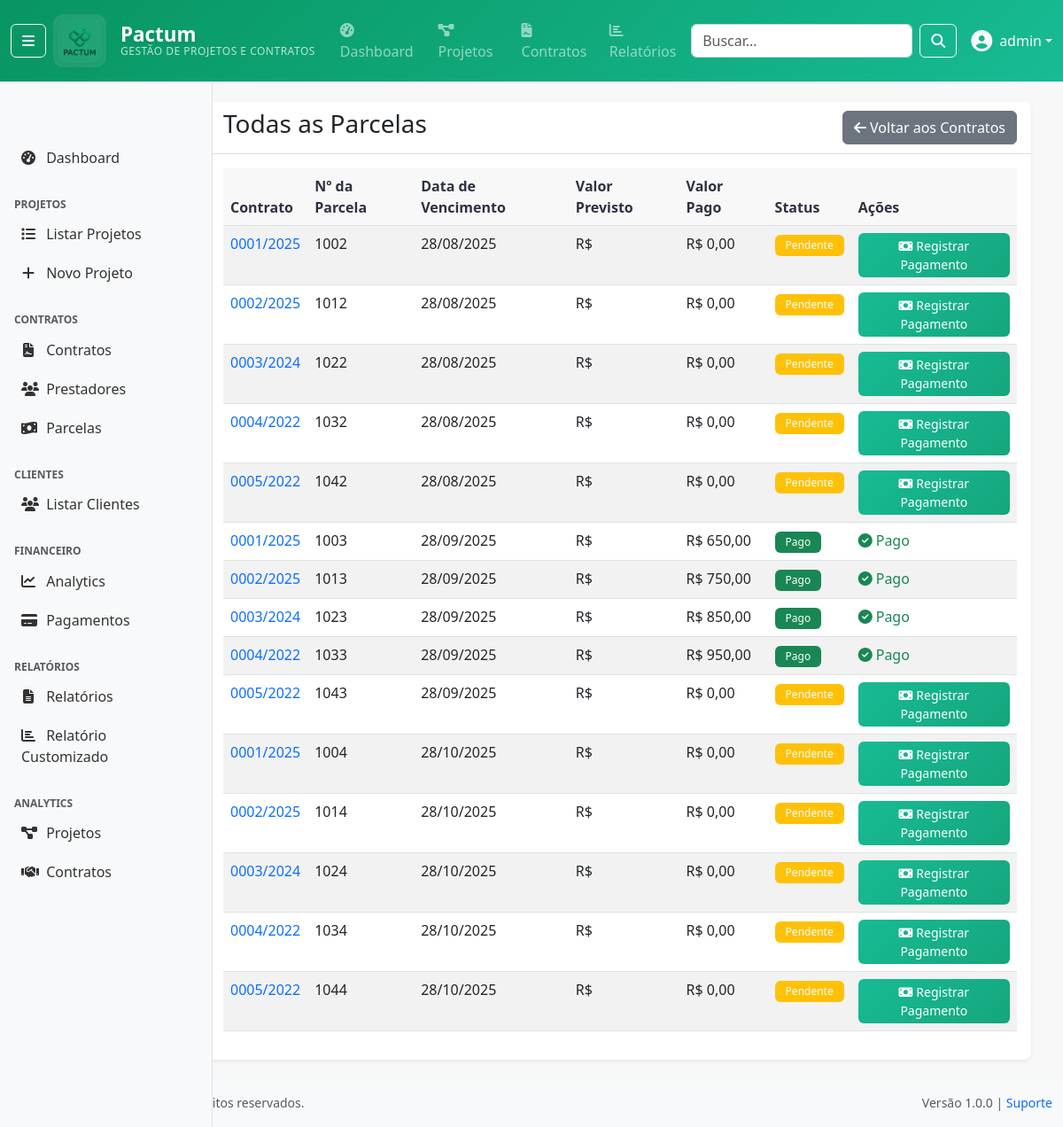
Before: /contratos/parcelas/all/ (signed in) with the older database file.
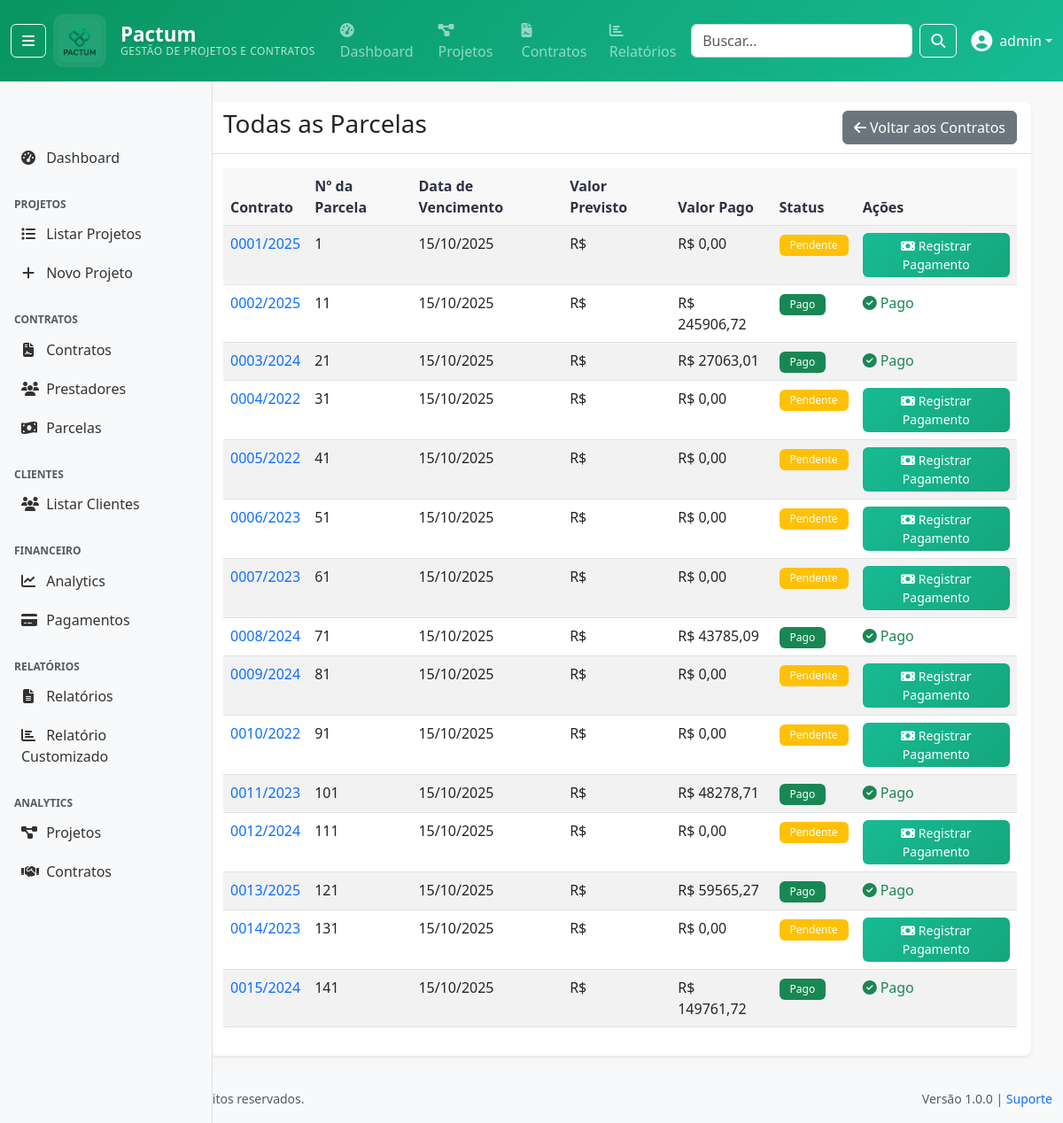
After: the same page with the newer database file.
### apps/contratos/models/item_contrato.py (models this page shows, shortened)
class ItemContrato(models.Model):
    from apps.projetos.models.ordem import Ordem
    from apps.contratos.models.contrato import Contrato
    SITUACAO_CHOICES = [
        ('1', 'Lançado'),
        ('2', 'Cancelado'),
        ('3', 'Liquidado'),
    ]
    num_contrato = models.ForeignKey(
        'contratos.Contrato',  # Use string reference
        on_delete=models.CASCADE,
        db_column='numContrato',
        related_name='itens'  # Mudei de 'itens_contrato' para 'itens'
    )
    cod_lancamento = models.IntegerField(
        verbose_name='Código do Lançamento'
    )
    data_lancamento = models.DateField(
        verbose_name='Data de Lançamento'
    )
    num_parcela = models.IntegerField(
        verbose_name='Número da Parcela'
    )
    valor_parcela = models.DecimalField(
        max_digits=14,
        decimal_places=2,
        verbose_name='Valor da Parcela'
    )
    data_vencimento = models.DateField(
        verbose_name='Data de Vencimento'
    )
    valor_pago = models.DecimalField(
        max_digits=14,
        decimal_places=2,
        default=0,
        verbose_name='Valor Pago'
    )
    data_pagamento = models.DateField(
        null=True,
        blank=True,
        verbose_name='Data de Pagamento'
    )
    situacao = models.CharField(
        max_length=20,
        choices=SITUACAO_CHOICES,
        verbose_name='Situação'
    )
    class Meta:
        db_table = 'itens_contrato'
        verbose_name = 'Item do Contrato'
        verbose_name_plural = 'Itens do Contrato'
        unique_together = [['num_contrato', 'cod_lancamento']]

### apps/contratos/models/contrato.py (models this page shows, shortened)
class Contrato(models.Model):
    SITUACAO_CHOICES = [
        ('1', 'Aguardando Início'),
        ('2', 'Em andamento'),
        ('3', 'Paralisado'),
        ('4', 'Suspenso'),
        ('5', 'Cancelado'),
        ('6', 'Concluído'),
    ]
    TIPO_PESSOA_CHOICES = [
        (1, 'Pessoa Física'),
        (2, 'Pessoa Jurídica'),
    ]
    num_contrato = models.CharField(
        max_length=20,
        primary_key=True,
        db_column='numContrato',
        verbose_name='Número do Contrato'
    )
    cod_ordem = models.IntegerField(
        db_column='codOrdem',
        verbose_name='Código da Ordem'
    )
    descricao = models.CharField(
        max_length=500,
        verbose_name='Descrição'
    )
    cpf_cnpj = models.CharField(
        max_length=20,
        db_column='cpfcnpj',
        verbose_name='CPF/CNPJ',
        null=True,
        blank=True
    )
    contratado = models.CharField(
        max_length=200,
        verbose_name='Nome do Contratado',
        null=True,
        blank=True
    )
    tipo_pessoa = models.IntegerField(
        choices=TIPO_PESSOA_CHOICES,
        db_column='tipoPessoa',
        verbose_name='Tipo de Pessoa',
        null=True,
        blank=True
    )
    data_inicio = models.DateField(
        db_column='dataInicio',
        verbose_name='Data de Início',
        null=True,
        blank=True
    )
    data_fim = models.DateField(
        db_column='dataFim',
        verbose_name='Data de Fim',
        null=True,
        blank=True
    )
    valor = models.DecimalField(
        max_digits=14,
        decimal_places=2,
        verbose_name='Valor',
        null=True,
        blank=True
    )
    parcelas = models.IntegerField(
        verbose_name='Número de Parcelas',
        null=True,
        blank=True
    )
    data_parcela_inicial = models.DateField(
        db_column='dataParcelaInicial',
        verbose_name='Data da Parcela Inicial',
        null=True,
        blank=True
    )
    situacao = models.CharField(
        max_length=20,
        choices=SITUACAO_CHOICES,
        verbose_name='Situação',
        null=True,
        blank=True
    )
    class Meta:
        db_table = 'contrato'
        verbose_name = 'Contrato'
        verbose_name_plural = 'Contratos'
    class Meta:
        db_table = 'contrato'
        verbose_name = 'Contrato'
        verbose_name_plural = 'Contratos'

### apps/contratos/views/pagamento_views.py (the view)
# urls.py: path('parcelas/all/', pagamento_views.ParcelaListView.as_view(), name='parcela_list'),
class ParcelaListView(LoginRequiredMixin, ListView):
    model = ItemContrato
    template_name = 'contratos/parcela_list.html'
    context_object_name = 'parcelas'
    paginate_by = 15
    def get_queryset(self):
        return ItemContrato.objects.select_related('num_contrato').all().order_by('data_vencimento')

### apps/accounts/models/user.py (called while the page is built)
    def __str__(self):
        return self.get_full_name() or self.username

    def is_admin(self):
        return self.role == 'admin' or self.is_superuser

    def is_cliente(self):
        return self.role == 'cliente' or self.is_cliente_externo

    def can_manage_projects(self):
        return self.is_admin() or self.has_perm('accounts.can_manage_projects')

    def can_view_financial_data(self):
        return self.role in ['admin', 'financeiro', 'fiscal'] or self.has_perm('accounts.can_view_financial_data')

    def can_manage_contracts(self):
        return self.role in ['admin', 'financeiro'] or self.has_perm('accounts.can_manage_contracts')

    def can_generate_reports(self):
        return not self.is_cliente() or self.has_perm('accounts.can_generate_reports')

### templates/contratos/parcela_list.html
{% extends 'base/base.html' %}
{% block content %}
<div class="container mt-4">
    <div class="card">
        <div class="card-header d-flex justify-content-between align-items-center">
            <h3>Todas as Parcelas</h3>
            <a href="{% url 'contratos:contrato_list' %}" class="btn btn-secondary">
                <i class="fas fa-arrow-left me-1"></i>Voltar aos Contratos
            </a>
        </div>
        <div class="card-body">
            {% if parcelas %}
            <table class="table table-striped">
                <thead>
                    <tr>
                        <th>Contrato</th>
                        <th>Nº da Parcela</th>
                        <th>Data de Vencimento</th>
                        <th>Valor Previsto</th>
                        <th>Valor Pago</th>
                        <th>Status</th>
                        <th>Ações</th>
                    </tr>
                </thead>
                <tbody>
                    {% for parcela in parcelas %}
                    <tr>
                        <td>
                            <a href="{% url 'contratos:contrato_detail' parcela.num_contrato.pk %}" class="text-decoration-none">
                                {{ parcela.num_contrato.num_contrato }}
                            </a>
                        </td>
                        <td>{{ parcela.cod_lancamento }}</td>
                        <td>{{ parcela.data_vencimento|date:"d/m/Y" }}</td>
                        <td>R$ {{ parcela.valor_previsto|floatformat:2 }}</td>
                        <td>R$ {{ parcela.valor_pago|default:"0.00"|floatformat:2 }}</td>
                        <td>
                            <span class="badge bg-{% if parcela.valor_pago %}success{% else %}warning{% endif %}">
                                {% if parcela.valor_pago %}Pago{% else %}Pendente{% endif %}
                            </span>
                        </td>
                        <td>
                            {% if not parcela.valor_pago %}
                            <a href="{% url 'contratos:registrar-pagamento' parcela.pk %}" class="btn btn-success btn-sm">
                                <i class="fas fa-money-bill me-1"></i>Registrar Pagamento
                            </a>
                            {% else %}
                            <span class="text-success">
                                <i class="fas fa-check-circle me-1"></i>Pago
                            </span>
                            {% endif %}
                        </td>
                    </tr>
                    {% endfor %}
                </tbody>
            </table>
            {% else %}
            <div class="text-center py-4">
                <i class="fas fa-receipt fa-3x text-muted mb-3"></i>
                <h5 class="text-muted">Nenhuma parcela encontrada</h5>
                <p class="text-muted">Não há parcelas cadastradas no sistema.</p>
            </div>
            {% endif %}
        </div>
    </div>
</div>
{% endblock %}

Changed rows visible on the page:
no longer on this page (row edited): ItemContrato: num_contrato.num_contrato "0001/2025", cod_lancamento "1002", data_vencimento "28/08/2025", valor_pago "0,00", shows "Pendente", shows "Registrar Pagamento"
no longer on this page (row edited): ItemContrato: num_contrato.num_contrato "0002/2025", cod_lancamento "1012", data_vencimento "28/08/2025", valor_pago "0,00", shows "Pendente", shows "Registrar Pagamento"
no longer on this page (row edited): ItemContrato: num_contrato.num_contrato "0004/2022", cod_lancamento "1032", data_vencimento "28/08/2025", valor_pago "0,00", shows "Pendente", shows "Registrar Pagamento"
no longer on this page (row edited): ItemContrato: num_contrato.num_contrato "0003/2024", cod_lancamento "1023", data_vencimento "28/09/2025", valor_pago "850,00", shows "Pago"
no longer on this page (row edited): ItemContrato: num_contrato.num_contrato "0004/2022", cod_lancamento "1033", data_vencimento "28/09/2025", valor_pago "950,00", shows "Pago"
no longer on this page (row edited): ItemContrato: num_contrato.num_contrato "0005/2022", cod_lancamento "1043", data_vencimento "28/09/2025", valor_pago "0,00", shows "Pendente", shows "Registrar Pagamento"
no longer on this page (row edited): ItemContrato: num_contrato.num_contrato "0001/2025", cod_lancamento "1004", data_vencimento "28/10/2025", valor_pago "0,00", shows "Pendente", shows "Registrar Pagamento"
no longer on this page (row edited): ItemContrato: num_contrato.num_contrato "0002/2025", cod_lancamento "1014", data_vencimento "28/10/2025", valor_pago "0,00", shows "Pendente", shows "Registrar Pagamento"
no longer on this page (row edited): ItemContrato: num_contrato.num_contrato "0003/2024", cod_lancamento "1024", data_vencimento "28/10/2025", valor_pago "0,00", shows "Pendente", shows "Registrar Pagamento"
no longer on this page (row edited): ItemContrato: num_contrato.num_contrato "0005/2022", cod_lancamento "1044", data_vencimento "28/10/2025", valor_pago "0,00", shows "Pendente", shows "Registrar Pagamento"
added ItemContrato: num_contrato.num_contrato "0001/2025", cod_lancamento "1", data_vencimento "15/10/2025", valor_pago "0,00", shows "Pendente", shows "Registrar Pagamento"
now on this page (row edited): ItemContrato: num_contrato.num_contrato "0002/2025", cod_lancamento "11", data_vencimento "15/10/2025", valor_pago "245906,72", shows "Pago"
now on this page (row edited): ItemContrato: num_contrato.num_contrato "0003/2024", cod_lancamento "21", data_vencimento "15/10/2025", valor_pago "27063,01", shows "Pago"
changed ItemContrato (number 4 of 15 on the later page): num_contrato.num_contrato "0001/2025" → "0004/2022"; cod_lancamento "1003" → "31"; data_vencimento "28/09/2025" → "15/10/2025"; valor_pago "650,00" → "0,00"; valor_pago "Pago Pago" → "Pendente Registrar Pagamento"
now on this page (row edited): ItemContrato: num_contrato.num_contrato "0005/2022", cod_lancamento "41", data_vencimento "15/10/2025", valor_pago "0,00", shows "Pendente", shows "Registrar Pagamento"
changed ItemContrato (number 6 of 15 on the later page): num_contrato.num_contrato "0002/2025" → "0006/2023"; cod_lancamento "1013" → "51"; data_vencimento "28/09/2025" → "15/10/2025"; valor_pago "750,00" → "0,00"; valor_pago "Pago Pago" → "Pendente Registrar Pagamento"
changed ItemContrato (number 7 of 15 on the later page): num_contrato.num_contrato "0003/2024" → "0007/2023"; cod_lancamento "1022" → "61"; data_vencimento "28/08/2025" → "15/10/2025"; moves down the list
now on this page (row edited): ItemContrato: num_contrato.num_contrato "0008/2024", cod_lancamento "71", data_vencimento "15/10/2025", valor_pago "43785,09", shows "Pago"
changed ItemContrato (number 9 of 15 on the later page): num_contrato.num_contrato "0004/2022" → "0009/2024"; cod_lancamento "1034" → "81"; data_vencimento "28/10/2025" → "15/10/2025"
changed ItemContrato (number 10 of 15 on the later page): num_contrato.num_contrato "0005/2022" → "0010/2022"; cod_lancamento "1042" → "91"; data_vencimento "28/08/2025" → "15/10/2025"; moves down the list
now on this page (row edited): ItemContrato: num_contrato.num_contrato "0011/2023", cod_lancamento "101", data_vencimento "15/10/2025", valor_pago "48278,71", shows "Pago"
added ItemContrato: num_contrato.num_contrato "0012/2024", cod_lancamento "111", data_vencimento "15/10/2025", valor_pago "0,00", shows "Pendente", shows "Registrar Pagamento"
added ItemContrato: num_contrato.num_contrato "0013/2025", cod_lancamento "121", data_vencimento "15/10/2025", valor_pago "59565,27", shows "Pago"
added ItemContrato: num_contrato.num_contrato "0014/2023", cod_lancamento "131", data_vencimento "15/10/2025", valor_pago "0,00", shows "Pendente", shows "Registrar Pagamento"
added ItemContrato: num_contrato.num_contrato "0015/2024", cod_lancamento "141", data_vencimento "15/10/2025", valor_pago "149761,72", shows "Pago"
